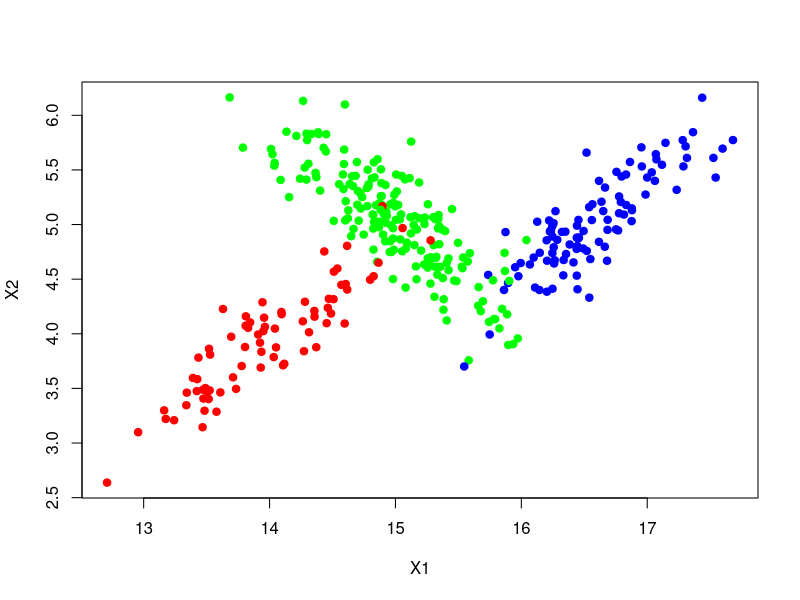
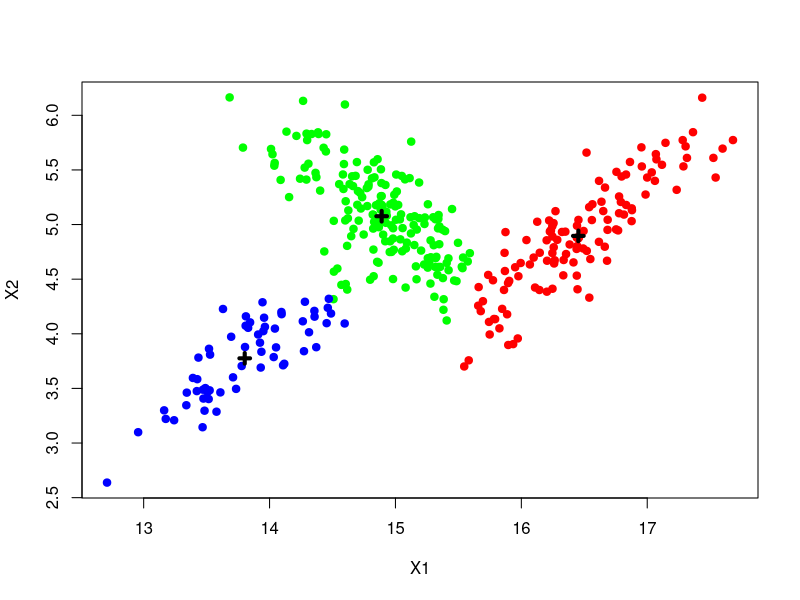
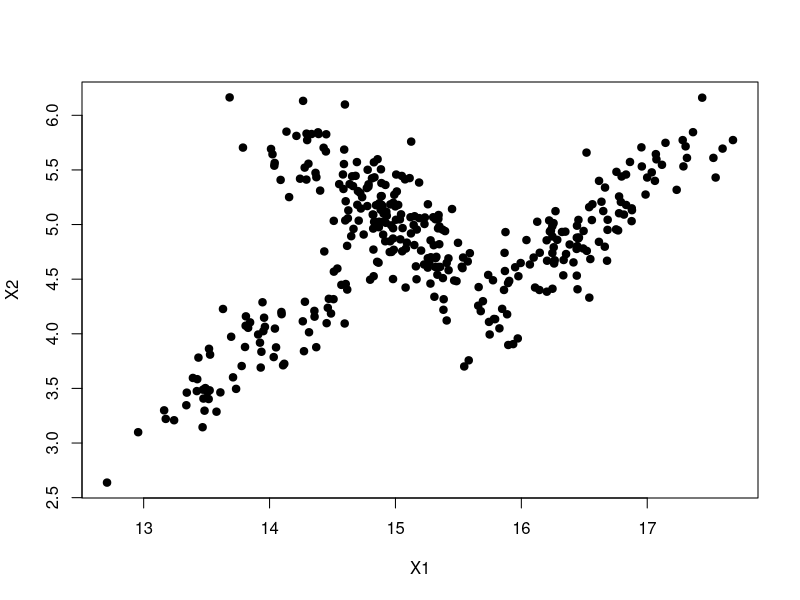
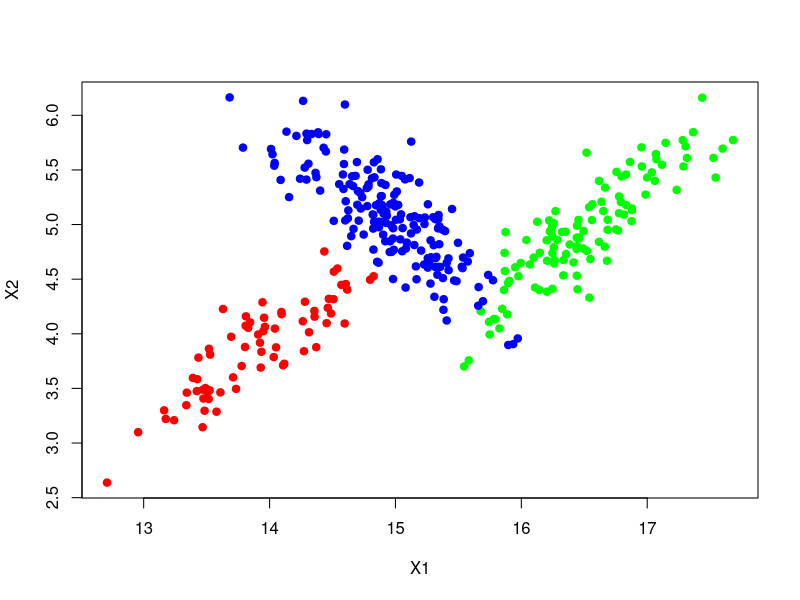
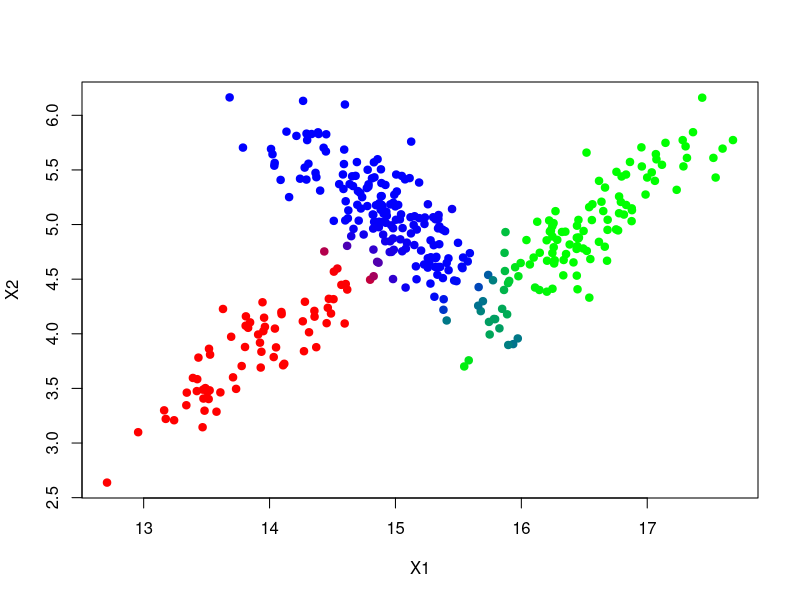

Generate these figures, in order, with R:
## ---- chunk 1
# generating n datapoints from a mixture of K Gaussians with dimensions d
# k  : the respective datapoint classes
# mu : kxd matrix with means
# sig: kxdxd matrix with dxd covariate matrices
gen.mix <- function(n, k, mu, sig) {
  library(MASS)

  d <- length(mu[1,])  # number of dimensions
  result <- matrix(rep(NA,n*d), ncol=d)
  colnames(result) <- paste0("X",1:d)
  
  for(i in 1:n) {
    result[i,] <- mvrnorm(1, mu = mu[k[i],], Sigma=sig[,,k[i]])
  }
  
  result
}
## ---- chunk 2
set.seed(101)
n <- 360

mu <- matrix(c(14.0,4.0,
               15.0,5.0,
               16.5,5.0), ncol=2, byrow=T)

sigs <- array(rep(NA,2*2*3), c(2,2,3))  # 3D matrix
sigs[,,1] <- matrix(c(.25, .21, .21,.25), nrow=2, byrow=TRUE)
sigs[,,2] <- matrix(c(.25,-.21,-.21,.25), nrow=2, byrow=TRUE)
sigs[,,3] <- matrix(c(.25, .21, .21,.25), nrow=2, byrow=TRUE)

pi      <- c(.2,.5,.3)                           # mixing coeffs
classes <- sample(1:3, n, replace=TRUE, prob=pi)

d <- gen.mix(n, classes, mu, sigs)
plot(d, col=c("red","green","blue")[classes], xlab="X1", ylab="X2", pch=19)
## ---- chunk 3
k_means <- function(dataset, K, max_iter=100) {
  
  # get the dataset classification given the current indicators
  get_classes <- function(rnk)
    apply(rnk,1,function(row) which.max(row))
  
  d      <- ncol(dataset)                                # number of dimensions
  N      <- nrow(dataset)                                # number of samples
  ranges <- sapply(1:d, function (i) range(dataset[,i])) # the ranges for each dimension

  # generate K initial random cluster centers (each center is a row vector)
  mu <- t(replicate(K,sapply(1:d, function(i) runif(1,ranges[1,i], ranges[2,i]))))
  
  # indicators (each row consists of 0...1...0, ie, it's a 1-of-K coding scheme)
  rnk <- matrix(rep(0,K*n), ncol=K)
  old_classes <- get_classes(rnk)
  
  for(it in 1:max_iter) {
    
    # update indicators for each datapoint
    for(n in 1:N) {
      distances <- sapply(1:K, function(k) norm(as.matrix(dataset[n,]-mu[k,]),"F"))
      rnk[n,]   <- rep(0,K)
      rnk[n,which.min(distances)] <- 1
    }
    
    classes <- get_classes(rnk)
    if (all(old_classes == classes)) # convergence achieved?
      break
    else 
      old_classes <- classes
    
    # update centers given the updated indicators
    for(k in 1:K) {
      mu[k,]  <- rnk[,k] %*% dataset / sum(rnk[,k])
    }
  }
  
  list(mu=mu, pred=classes)
}
## ---- chunk 4
set.seed(101)
result <- k_means(d,3)  # set clustering to 3 classes

plot(d, col=c("red","green","blue")[result$pred], xlab="X1", ylab="X2", pch=19)
points(result$mu, pch=3, lwd=4)  # plot the centers
## ---- chunk 5
plot(d, col="black", xlab="X1", ylab="X2", pch=19)
## ---- chunk 6
library(mvtnorm)

em_gaussian_mix <- function(dataset, K, max_iter=100, epsilon=1e-3) {

  # get the dataset classification given the current indicators
  get_classes <- function(gammak)
    apply(gammak,1,function(row) which.max(row))
  
  d      <- ncol(dataset)                                # number of dimensions
  N      <- nrow(dataset)                                # number of samples
  ranges <- sapply(1:d, function (i) range(dataset[,i])) # the ranges for each dimension
  
  # initial values
  pik <- rep(1/K,K)
  muk <- t(replicate(K,sapply(1:d, function(i) runif(1,ranges[1,i], ranges[2,i]))))
  Sigmas <- array(rep(NA,2*2*3), c(2,2,3)) 
  for (k in 1:K)
    Sigmas[,,k] <- diag(d)
  gammak <- matrix(rep(0,K*N),ncol=K) # the responsabilities
  old_gammak <- gammak

  # EM steps
  for(it in 1:max_iter) {
    
    # Expectation step: compute responsabilities
    
    for (k in 1:K) {
      gammak[,k] <- apply(dataset, 1, 
                            function(xi) {
                               pik[k] * dmvnorm(xi,muk[k,], Sigmas[,,k])
                            })
    }
    gammak <- t(apply(gammak, 1, function(row) row/sum(row)))
    
    if (sum(abs(gammak - old_gammak)) < epsilon) # convergence achieved?
      break
    else 
      old_gammak <- gammak
    
    # Maximization step: maximize the expected value wrt parameters theta
      
    Nk  <- sapply(1:K, function (k) sum(gammak[,k]))
    pik <- Nk/N
    for (k in 1:K) {
      muk[k,]     <- apply(gammak[,k] * dataset,2,sum) / Nk[k]
      Sigmas[,,k] <- diag(d) * 0 # reset
      for(n in 1:N) {
        Sigmas[,,k] <- Sigmas[,,k] + 
                       gammak[n,k]* (dataset[n,]-muk[k,])%*%t(dataset[n,]-muk[k,])
      }
      Sigmas[,,k] <- Sigmas[,,k] / Nk[k]  
    }
  }
  
  list(mu=mu, Sigmas=Sigmas, gammak=gammak, pred=get_classes(gammak))
}
## ---- chunk 7
set.seed(101)
result <- em_gaussian_mix(d,3)  # set clustering to 3 classes

plot(d, col=c("red","green","blue")[result$pred], xlab="X1", ylab="X2", pch=19)
## ---- chunk 8
plot(d, col=rgb(result$gammak[,1], result$gammak[,2], result$gammak[,3]), xlab="X1", ylab="X2", pch=19)
